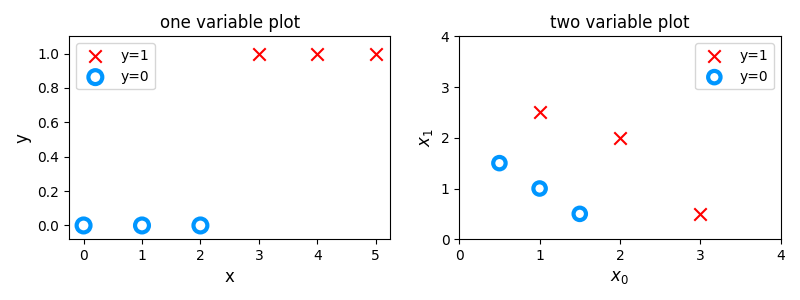

This chart was generated by the following Python code:
import numpy as np
import matplotlib.pyplot as plt
from plt_one_addpt_onclick import dlc, dlblue, plt_one_addpt_onclick


def plot_data(X, y, ax, pos_label="y=1", neg_label="y=0", s=80, loc='best' ):
    """ plots logistic data with two axis """
    # Find Indices of Positive and Negative Examples
    pos = y == 1
    neg = y == 0
    pos = pos.reshape(-1,)  #work with 1D or 1D y vectors
    neg = neg.reshape(-1,)

    # Plot examples
    ax.scatter(X[pos, 0], X[pos, 1], marker='x', s=s, c = 'red', label=pos_label)
    ax.scatter(X[neg, 0], X[neg, 1], marker='o', s=s, label=neg_label, facecolors='none', edgecolors=dlblue, lw=3)
    ax.legend(loc=loc)

    ax.figure.canvas.toolbar_visible = False
    ax.figure.canvas.header_visible = False
    ax.figure.canvas.footer_visible = False

x_train = np.array([0., 1, 2, 3, 4, 5])
y_train = np.array([0,  0, 0, 1, 1, 1])
X_train2 = np.array([[0.5, 1.5], [1,1], [1.5, 0.5], [3, 0.5], [2, 2], [1, 2.5]])
y_train2 = np.array([0, 0, 0, 1, 1, 1])

pos = y_train == 1
neg = y_train == 0

fig,ax = plt.subplots(1,2,figsize=(8,3))
#plot 1, single variable
ax[0].scatter(x_train[pos], y_train[pos], marker='x', s=80, c = 'red', label="y=1")
ax[0].scatter(x_train[neg], y_train[neg], marker='o', s=100, label="y=0", facecolors='none', 
              edgecolors=dlc["dlblue"],lw=3)

ax[0].set_ylim(-0.08,1.1)
ax[0].set_ylabel('y', fontsize=12)
ax[0].set_xlabel('x', fontsize=12)
ax[0].set_title('one variable plot')
ax[0].legend()

#plot 2, two variables
plot_data(X_train2, y_train2, ax[1])
ax[1].axis([0, 4, 0, 4])
ax[1].set_ylabel('$x_1$', fontsize=12)
ax[1].set_xlabel('$x_0$', fontsize=12)
ax[1].set_title('two variable plot')
ax[1].legend()
plt.tight_layout()
plt.show()

w_in = np.zeros((1))
b_in = 0
plt.close('all') 
addpt = plt_one_addpt_onclick( x_train,y_train, w_in, b_in, logistic=False)

print(f"EOF")
